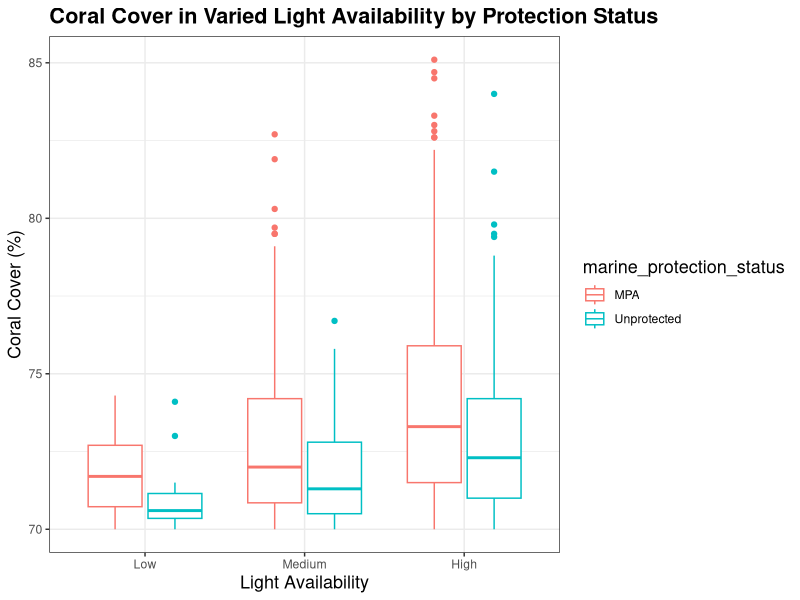
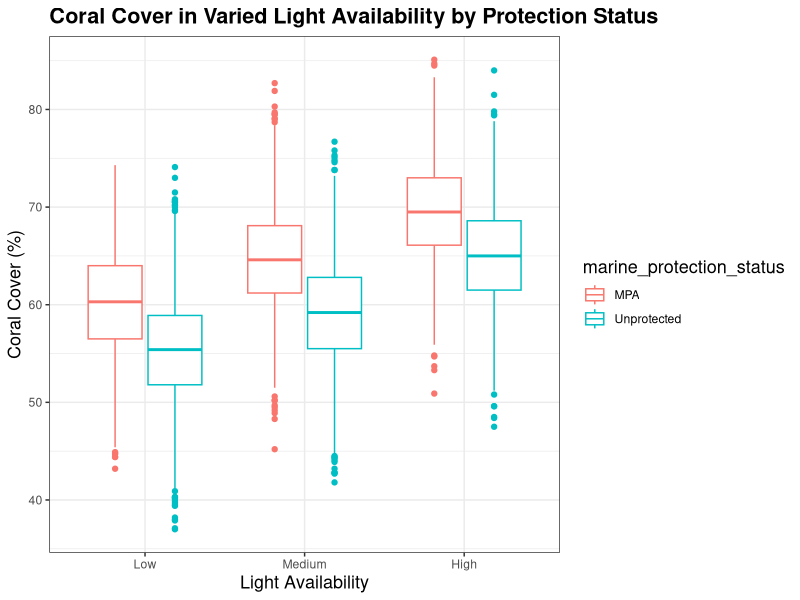

These charts were generated, in order, by the following R code:
## ---- chunk 1
#| message: false
#| warning: false

library(tidyverse)
library(here)
library(ggthemes)
## ---- chunk 2
#| message: false
#| warning: false
#coral data
coral <- read_csv(here("Week_10","Data","coral_reef_sites.csv"))
## ---- chunk 3
filterby_mpa_coral <- function(data, mpa_status, coralcov_min, coralcov_max) { #name the function and arguments
  filtered_data <- data %>% #data to be filtered
    filter(marine_protection_status == mpa_status, #filter based on mpa_status (MPA or unprotected)
           coral_cover >= coralcov_min, #choose the minimum value for coral cover
           coral_cover <= coralcov_max) #choose the maximum value for coral cover
  return(filtered_data)
}

#test our function!
filterby_mpa_coral(coral, "MPA", coralcov_min = 83, coralcov_max = 100)
## ---- chunk 4
filterby_coral <- function(data, coralcov_min, coralcov_max) { #name the function and arguments
  filtered_data <- data %>% #data to be filtered
    filter(coral_cover >= coralcov_min, #minimum coral cover
           coral_cover <= coralcov_max) #maximum coral cover
  return(filtered_data)
}

#test our function!
filterby_coral(coral, coralcov_min = 83, coralcov_max = 100)
## ---- chunk 5
structuralcomplexityplot <- function(data, coralcov_min, coralcov_max) { #name the argument
  filtered_data <- filterby_coral(data = data, #use our function to add in filter on min and max coral coverage we choose to plot
                                  coralcov_min = coralcov_min, 
                                  coralcov_max = coralcov_max) %>%
    mutate(light_availability = factor(light_availability, levels = c("Low", "Medium", "High"))) #categorical data - make light_availability a factor and choose levels
  plot <- ggplot(filtered_data, aes(x = light_availability, y = coral_cover, 
                                    color = marine_protection_status)) +
    geom_boxplot() +
     labs(title = "Coral Cover in Varied Light Availability by Protection Status",   
       x = "Light Availability",
       y= "Coral Cover (%)") +
  theme_bw() + #change theme 
  theme(axis.title = element_text(face = "plain"), #adjust axis and legend titles to plain
        legend.title = element_text(face = "plain"), 
        title = element_text(size = 13, face = "bold"))
  return(plot)
}

#Let's test!
 structuralcomplexityplot(data = coral, coralcov_min = 70, coralcov_max = 90)
## ---- chunk 6
structuralcomplexityplot(data = coral, coralcov_min = 0, coralcov_max = 100)
